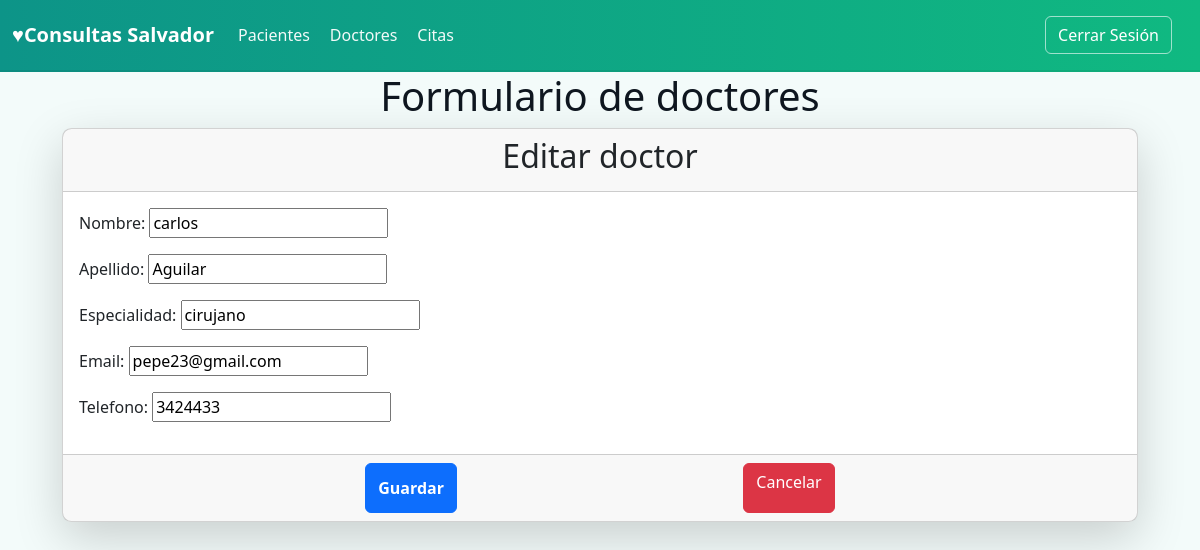
Screenshot of /gestion/doctores/1/editar/ (signed in) with the database file from the repository.
### gestion/models.py (models this page shows, shortened)
class Doctor(models.Model):
    nombre = models.CharField(max_length=100)
    apellido = models.CharField(max_length=100)
    especialidad = models.CharField(max_length=100)
    email = models.EmailField(unique=True)
    telefono = models.CharField(max_length=15)

### gestion/views.py (the view)
@method_decorator(login_required, name='dispatch')
class doctorUpdateView(UpdateView):
    model = Doctor
    fields = ['nombre', 'apellido', 'especialidad', 'email', 'telefono']
    template_name = 'doctores/doctor_form.html'
    success_url = reverse_lazy('gestion:doctor_list')

### gestion/Templates/doctores/doctor_form.html (shortened to what this page needs)
{% extends "core/index.html" %}
{% block contenido %}
   <h1 class="text-center">Formulario de doctores</h1>
   <form method="post">
      <div class="card shadow-lg">
         <div class="card-header">
            <h2 class="card-title text-center">
             {% if form.instance.pk %}
             Editar doctor
             {% else %}
             Registrar nuevo doctor
             {%endif%}
            </h2>
         </div>
         <div class="card-body">
            {{ form.as_p }}
         </div>
         <div class="card-footer d-flex justify-content-evenly">
            <button type="submit" class="btn btn-primary">Guardar</button>
            <a href="{% url 'gestion:doctor_list' %}" class="btn btn-danger">Cancelar</a>
         </div>
      </div>
   </form>
{% endblock %}

### static/core/css/site.css (style rules this page uses)
body { background-color: #f3fbfa; color: #0f1720; font-family: "Segoe UI", Roboto, "Helvetica Neue", Arial, sans-serif; }
.card { border-radius: 0.6rem; box-shadow: 0 6px 18px rgba(4, 29, 29, 0.06); }
.btn-primary { padding: 0.75rem; font-weight: 600; transition: all 0.2s; }

### rows the page displays
Doctor: nombre "carlos", apellido "Aguilar", especialidad "cirujano", email "pepe23@gmail.com", telefono "3424433"
